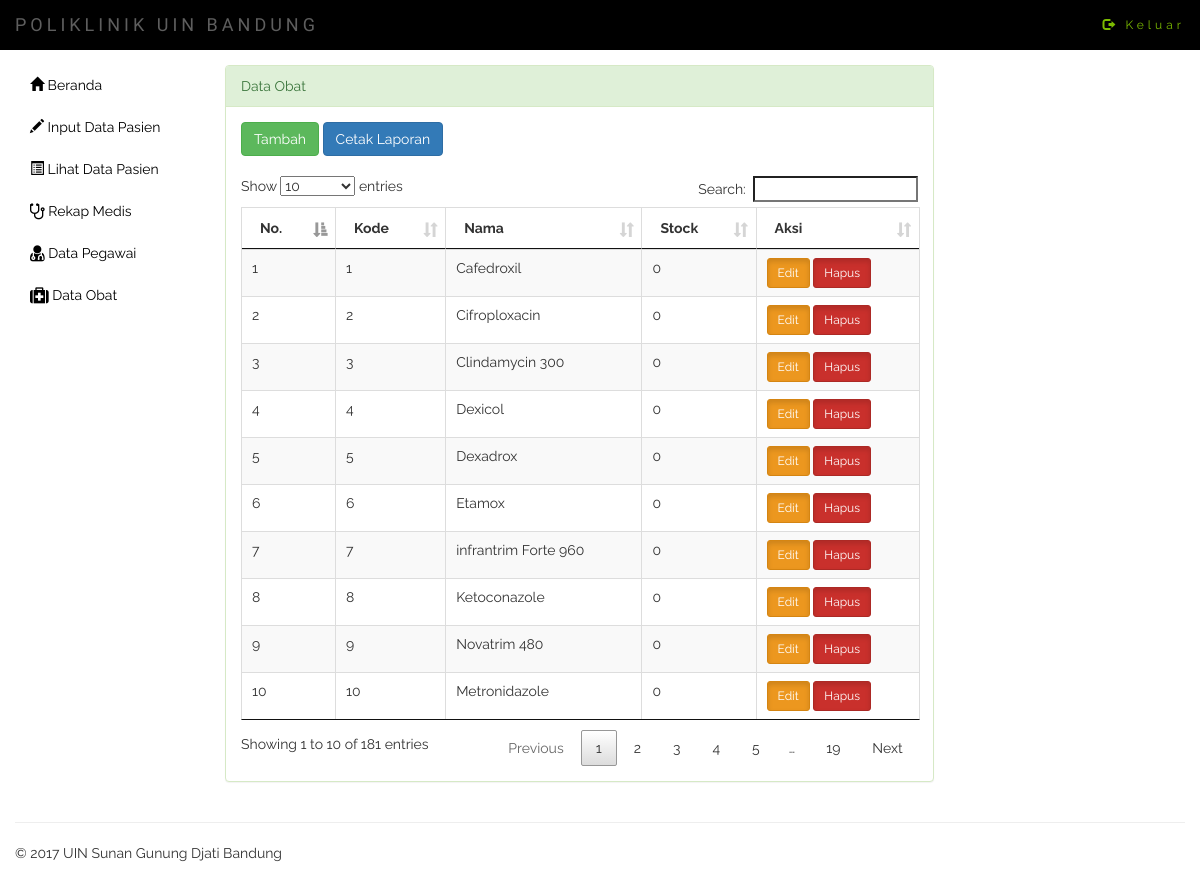
Screenshot of /data_obat.php with the database file from the repository.
### tables this page shows
CREATE TABLE `obat` (
  `id_obat` int(3) NOT NULL,
  `nama_obat` varchar(30) DEFAULT NULL,
  `stok` int(4) DEFAULT NULL,
  `id_kategori_obat` int(2) DEFAULT NULL
);

### data_obat.php (the view, shortened to what this page needs)
<!DOCTYPE html>
<html lang="en">
  <head>
    <link rel="stylesheet" href="https://cdnjs.cloudflare.com/ajax/libs/font-awesome/4.7.0/css/font-awesome.min.css">
    <link href="assets/css/bootstrap.min.css" rel="stylesheet">
    <link rel="stylesheet" href="assets/css/styleadmin.css">
    <link href="assets/css/jquery-ui.min.css" rel="stylesheet">
    <link rel="stylesheet" href="assets/css/dataTables.bootstrap.css">
    <link rel="stylesheet" href="assets/css/jquery.dataTables.css">
  </head>
  <body id="myPage" data-spy="scroll" data-target=".navbar" data-offset="60">
     <nav class="navbar navbar-default navbar-static-top">
        <div class="container-fluid">
            <div class="navbar-header">
                <a class="navbar-brand" href="#">
                    POLIKLINIK UIN BANDUNG
                </a>
            </div>
            <div class="collapse navbar-collapse" id="bs-example-navbar-collapse-1">
                <ul class="nav navbar-nav navbar-right">
                    <li><a href="logout.php" target=""><span class="glyphicon glyphicon-log-out"></span> Keluar</a></li>
                </ul>
                </div>
            </div>
        </nav>
        <div class="container-fluid main-container">
            <div class="col-md-2 sidebar">
                <ul class="nav nav-pills nav-stacked">
                    <li><a href="admin.php"><span class="glyphicon glyphicon-home"></span> Beranda</a></li>
                    <li><a href="input_data.php"><span class="glyphicon glyphicon-pencil"></span> Input Data Pasien</a></li>
                    <li><a href="lihat_data.php"><span class="glyphicon glyphicon-list-alt"></span> Lihat Data Pasien</a></li>
                    <li><a href="data_rekap.php"><i class="fa fa-stethoscope fa-lg"></i> Rekap Medis</a></li>
                    <li><a href="kelolapegawai.php"><i class="fa fa-user-md fa-lg"></i> Data Pegawai</a></li>
                    <li><a href="data_obat.php"><i class="fa fa-medkit fa-lg"></i> Data Obat</a></li>
                </ul>
            </div>
            <div class="col-md-10 content">
                <div class="panel panel-success" style="width: 75%">
                    <div class="panel-heading">
                        Data Obat
                    </div>
                    <div class="panel-body">
                        <a href="input_dobat.php"><button class="btn btn-success">Tambah</button></a>
                        <a href="l_dataobat.php" target="_blank"><button class="btn btn-primary">Cetak Laporan</button></a><br><br>
                        <table class="table table-striped table-bordered" id="data">
                         <thead>
                            <tr>
                                <th>No. </th>
                                <th>Kode</th>
                                <th>Nama</th>
                                <th>Stock</th>
                                <th>Aksi</th>
                            </tr>
                            </thead>
                            <tbody>
                            <?php
                                        include('db/koneksi_d.php');
                                        $query = mysqli_query($conn, "SELECT * FROM obat ORDER BY id_obat ASC");
                                        if(mysqli_num_rows($query) == 0){
                                            echo '<tr><td colspan="6">Tidak ada data!</td></tr>';
                                        }else{
                                            $no = 1;
                                            while($no<=$data = mysqli_fetch_assoc($query)){
                                                echo '<tr>';
                                                    echo '<td>'.$no.'</td>';
                                                    echo '<td>'.$data['id_obat'].'</td>';
                                                    echo '<td>'.$data['nama_obat'].'</td>';
                                                    if($data['stok'] == null){
                                                        echo '<td>0</td>';
                                                    }else{
                                                    echo '<td>'.$data['stok'].'</td>';
                                                    }
                                                    echo '<td><a href="edit_obat.php?kode='.$data['id_obat'].'" class="btn btn-warning btn-sm active">Edit</a>
                                                    <a href="h_dataobat.php?kode='.$data['id_obat'].'" onclick="return confirm(\'Anda yakin akan menghapusnya?\')" class="btn btn-danger btn-sm active">Hapus</a></td>';
                                    echo '</tr>';
                                                $no++;
                                            }
                                        }
                                        ?>
                            </tbody>
                        </table>
                    </div>
                </div>
            </div>
            <footer class="pull-left footer">
                <p class="col-md-12">
                    <hr class="divider">
                    &COPY; 2017 UIN Sunan Gunung Djati Bandung
                </p>
            </footer>
        </div>
  </body>
</html>

### assets/css/styleadmin.css (style rules this page uses)
body { font-family: 'Raleway', sans-serif; }
.navbar { background-color: #000; border: 0; font-size: 12px !important; letter-spacing: 4px; }
.navbar li a { color: #7CBB00 !important; font-family: 'Raleway', sans-serif; }
.navbar .navbar-brand { color: #7CBB00; font-family: 'Francois One', sans-serif; }
.sidebar { padding-left: 0; }
.sidebar li a { color: #000 !important; }
.main-container { background: #FFF; padding-top: 15px; margin-top: -20px; }
.footer { width: 100%; }

### rows the page displays
obat: id_obat "1", nama_obat "Cafedroxil", shows "0"
obat: id_obat "2", nama_obat "Cifroploxacin", shows "0"
obat: id_obat "3", nama_obat "Clindamycin 300"
obat: id_obat "4", nama_obat "Dexicol", shows "0"
obat: id_obat "5", nama_obat "Dexadrox", shows "0"
obat: id_obat "6", nama_obat "Etamox", shows "0"
obat: id_obat "7", nama_obat "infrantrim Forte 960"
obat: id_obat "8", nama_obat "Ketoconazole", shows "0"
obat: id_obat "9", nama_obat "Novatrim 480"
obat: id_obat "10", nama_obat "Metronidazole"
